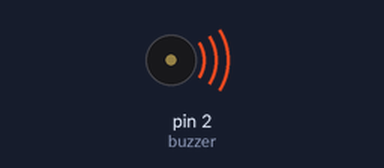
Simulated run of this sketch. Board: Arduino Uno, built with avr-gcc and run on an emulated ATmega328P. Shown: buzzer (waves = sounding). At 4.0 s the program stops and its outputs stay as they are.

Above: at 0.5 s.
Timing chart, 0 to 4.6 s (numbered marks = the images above):
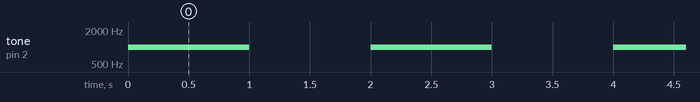

Measured:
- by itself, tone on pin 2 (buzzer): alternates 1000 Hz for 1.0 s and silent for 1.0 s

The sketch:

distanceSensor_today.ino
```cpp
#include "MegunoLink.h"
#include "Filter.h"
#include "PulseSensorPlayground.h"

// declare global variables
String cmd;
int age;
String mode;

// filter for breath
ExponentialFilter<float> Breath(10,0);
int bRaw;

int BPM = 0;
float r1=0;
float r2=0;
int flag=0;
int flag_r=0;
float ecg;
int hh = 0;

int buzzer = 2;

void setup() {
  // initialize the serial communication:
  Serial.begin(19200);
  Serial.flush(); // clear receive buffer
  pinMode(11, INPUT); // Setup for leads off detection LO +
  pinMode(10, INPUT); // Setup for leads off detection LO -
  pinMode(buzzer, OUTPUT);
}

void loop() {
  // if there is incoming from the serial read it
//  if(Serial.available()){
//    cmd = Serial.readString();
//    Serial.flush();
//
//    parseString(cmd); // call to function to parse string
//
//    Serial.println(age);
//    Serial.println(mode);
//  } else {
//    if(mode.equals("fitnessMode")){
//      fitnessMode();
//    } else if (mode.equals("stressMode")){
//      Serial.println("stress mode");
//    } else if (mode.equals("meditationMode")){
//      Serial.println("meditation mode");
//    }
//  }
//  delay(10);

  unsigned char i,j;

  while(1){
    tone(buzzer, 1000);
    delay(1000);
    noTone(buzzer);
    delay(1000);
  }
  while(1)
  {
    //output an frequency
    for(i=0;i<80;i++)
    {
      digitalWrite(buzzer,HIGH);
      delay(1);//wait for 1ms
      digitalWrite(buzzer,LOW);
      delay(1);//wait for 1ms
    }
    //output another frequency
    for(i=0;i<100;i++)
    {
      digitalWrite(buzzer,HIGH);
      delay(2);//wait for 2ms
      digitalWrite(buzzer,LOW);
      delay(2);//wait for 2ms
    }
  }
}

// function which parses the incomming data
void parseString(String s){
  int delimitIndex = s.indexOf(','); // get the index of the comma

  // set the age and mode parameters
  age = s.substring(0, delimitIndex).toInt();
  mode = s.substring(delimitIndex+1);
}

void fitnessMode(){

  if((digitalRead(10) == 1)||(digitalRead(11) == 1)){
    Serial.print(0);
  } else {
    Serial.print(analogRead(A0));
  }

  Serial.print(",");

  // filter the breath rate and send to the serial
  bRaw = analogRead(A4);
  Breath.Filter(bRaw);
  Serial.println(Breath.Current());

  if ((hh >= 900)&&(flag==0)) {
    r1=millis();
    flag=1;
    delay(80);
  }

  if ((hh >= 900)&&(flag==1)){
    r2=millis();
    flag=0;
    flag_r=1;
  }

  if (flag_r==1){
    BPM=6000/(r2-r1);
    flag_r=0;
  }
}
```
